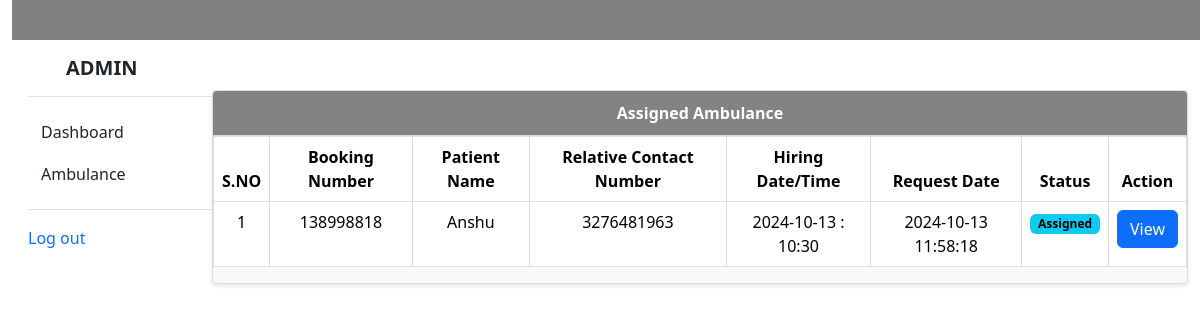
Page /ambulance_booking/admin/assign-request.php (signed in) on the committed database.
### tables this page shows
CREATE TABLE `tblambulancehiring` (
  `ID` int(11) NOT NULL,
  `BookingNumber` int(10) DEFAULT NULL,
  `PatientName` varchar(250) DEFAULT NULL,
  `RelativeName` varchar(250) DEFAULT NULL,
  `RelativeConNum` bigint(11) DEFAULT NULL,
  `HiringDate` varchar(250) DEFAULT NULL,
  `HiringTime` varchar(250) DEFAULT NULL,
  `AmbulanceType` int(5) DEFAULT NULL,
  `Address` mediumtext DEFAULT NULL,
  `City` mediumtext DEFAULT NULL,
  `State` mediumtext DEFAULT NULL,
  `Message` longtext DEFAULT NULL,
  `BookingDate` timestamp NULL DEFAULT current_timestamp(),
  `Remark` varchar(250) DEFAULT NULL,
  `Status` varchar(250) DEFAULT NULL,
  `AmbulanceRegNo` varchar(250) DEFAULT NULL,
  `UpdationDate` timestamp NULL DEFAULT NULL ON UPDATE current_timestamp()
);

### ambulance_booking/admin/assign-request.php (the view, shortened to what this page needs)
<?php
include('includes/dbconnection.php');
if (strlen($_SESSION['eahpaid']==0)) {
  header('location:logout.php');
  } else{
?>
<!DOCTYPE html>
<html lang="en">
<head>
    <link rel="stylesheet" href="style.css">
    <link href="https://cdn.jsdelivr.net/npm/bootstrap@5.3.3/dist/css/bootstrap.min.css" rel="stylesheet">
</head>
<body>
    <div class="container-fluid">
        <div class="row">
            <div class="col-md-12">
                <?php include_once('includes/header.php'); ?>
            </div>
        </div>
        <div class="row">
            <div class="col-md-2">
                <?php include_once('includes/sidebar.php'); ?>
            </div>
            <div class="col-md-10">
                <div class="panel panel-default">
                    <div class="panel-heading">
                    Assigned Ambulance
                    </div>
                    <div>
                        <table class="table table-bordered">
                        <thead>
                            <tr>
                                <th data-breakpoints="xs">S.NO</th>
                                <th>Booking Number</th>
                                <th>Patient Name</th>
                                <th>Relative Contact Number</th>
                                <th>Hiring Date/Time</th>
                                <th>Request Date</th>
                                <th>Status</th>
                                <th data-breakpoints="xs">Action</th>
                            </tr>
                        </thead>
                    <?php
            $ret=mysqli_query($con,"select * from  tblambulancehiring  where tblambulancehiring.Status='Assigned'");
            $cnt=1;
            $count=mysqli_num_rows($ret);
            if($count>0){
            while ($row=mysqli_fetch_array($ret)) {
            ?>
                        <tbody>
          <tr data-expanded="true">
            <td><?php echo $cnt;?></td>
              <td><?php  echo $row['BookingNumber'];?></td>
              <td><?php  echo $row['PatientName'];?></td>
                  <td><?php  echo $row['RelativeConNum'];?></td>
                  <td><?php  echo $row['HiringDate'];?> : <?php  echo $row['HiringTime'];?></td>
                  <td><?php  echo $row['BookingDate'];?></td>
                                   <td> <?php   $pstatus=$row['Status'];
                 if($pstatus==""){ ?>
<span class="badge text-bg-secondary">New</span>
 <?php } elseif($pstatus=="Assigned"){ ?>
<span class="badge text-bg-info">Assigned</span>
 <?php } elseif($pstatus=="On the way"){ ?>
<span class="badge text-bg-info">On the Way</span>
 <?php } elseif($pstatus=="Pickup"){ ?>
<span class="badge text-bg-warning">Patient Pick</span>
 <?php } elseif($pstatus=="Reached"){ ?>
<span class="badge text-bg-success">Patient Reached Hospital</span>
 <?php } elseif($pstatus=="Rejected"){ ?>
<span class="badge text-bg-danger">Rejected</span>
<?php } ?>
</td>
                  <td><a href="booking-details.php?id=<?php echo $row['ID'];?>&&bookingnum=<?php echo $row['BookingNumber'];?>" class="btn btn-primary">View</a></td>
                </tr>
                <?php
$cnt=$cnt+1;
} } else {?>
<tr>
  <th colspan="8" style="color:red">No Record Found</th>
</tr>
<?php } ?>
 </tbody>
              </table>
      </div>
    </div>
            </div>
        </div>
    </div>
</body>
</html>
<?php  } ?>

### ambulance_booking/admin/style.css (style rules this page uses)
a { text-decoration: none; }
.panel { background-color: #f9f9f9; border: 1px solid #ddd; border-radius: 4px; box-shadow: 0 2px 4px rgba(0, 0, 0, 0.1); margin-top: 50px; margin-bottom: 20px; }
.panel-heading { background-color: #838383; color: white; font-weight: bold; padding: 10px 15px; border-bottom: 1px solid #ddd; border-top-left-radius: 4px; border-top-right-radius: 4px; text-align: center; }
.table { width: 100%; margin: 0; background-color: #fff; border-collapse: collapse; }
.table th { background-color: #f1f1f1; color: #333; font-weight: bold; padding: 12px; text-align: center; border: 1px solid #ddd; }
.table td { padding: 10px; text-align: center; border: 1px solid #ddd; }
.table tbody tr:nth-child(odd) { background-color: #f9f9f9; }
.btn { padding: 8px 12px; border-radius: 4px; text-decoration: none; color: white; font-weight: bold; }
.btn-primary { background-color: #898989; border: none; }
.btn { background-color: #007bff; color: white; padding: 10px 15px; font-size: 16px; border: none; border-radius: 4px; transition: background-color 0.3s ease; cursor: pointer; }

### rows in the picture
tblambulancehiring: BookingNumber "138998818", PatientName "Anshu", RelativeConNum "3276481963", HiringDate "2024-10-13", HiringTime "10:30", BookingDate "2024-10-13 11:58:18", Status "Assigned"
